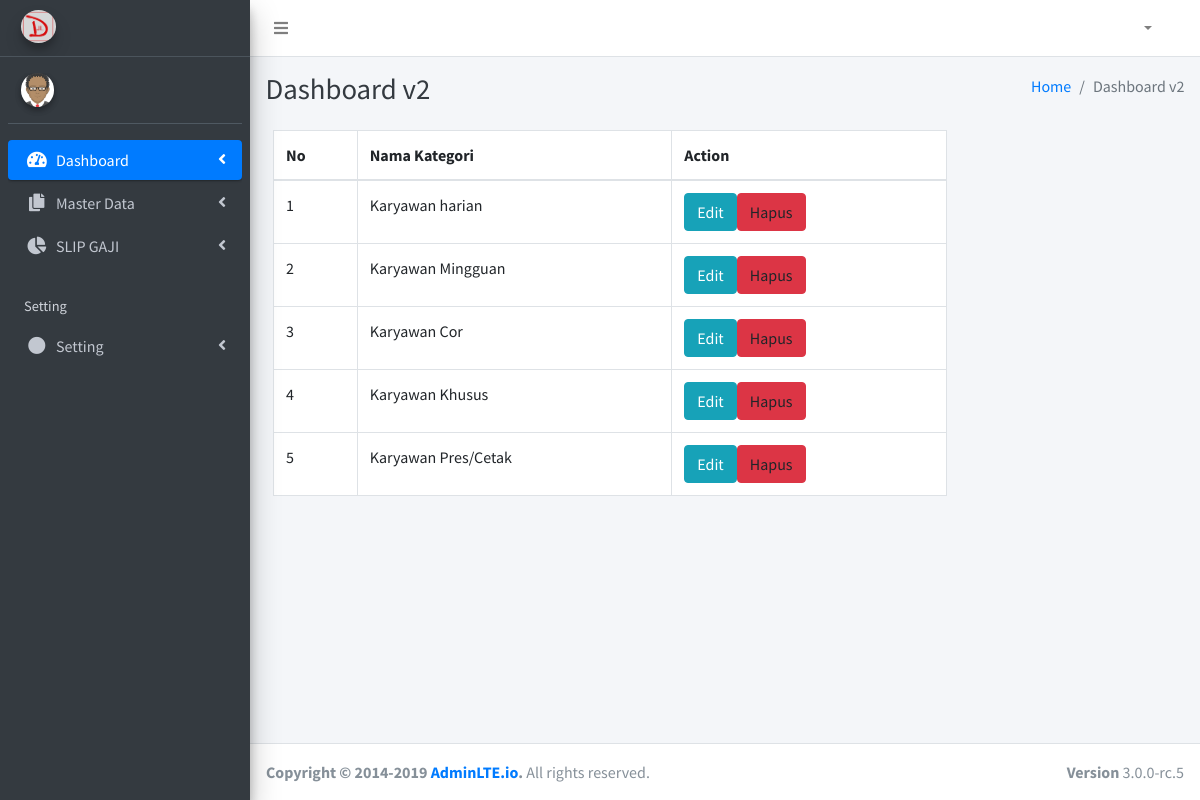
Page /index.php/kategori/view_kategori on the committed database.
### tables this page shows
CREATE TABLE `tb_kategori` (
  `id_kategori` int(11) NOT NULL,
  `nama_kategori` varchar(100) NOT NULL
);

### application/controllers/Kategori.php (called while the page is built, shortened)
<?php
class Kategori extends CI_Controller
{
	function __construct()
	{
		$this->load->model('Model_kategori');
	}
	function view_kategori(){
		$data['kategori']=$this->Model_kategori->view_kategori()->result();
		$data['content']='view_kategori';
		$this->load->view('dashboard',$data);
	}
}
?>

### index.php (called while the page is built, shortened)
<?php
require_once BASEPATH.'core/CodeIgniter.php';

### application/models/Model_kategori.php (called while the page is built, shortened)
<?php
class Model_kategori extends CI_Model
{
	function view_kategori(){
		return $this->db->get('tb_kategori');
	}
}
?>

### application/views/view_kategori.php (the view, shortened to what this page needs)
<div class="container">
<div class="col-md-9">
	<table class="table table-bordered" style="background-color:white;" id="kategori">
		<thead>
			<tr>
				<th>No</th>
				<th>Nama Kategori</th>
				<th>Action</th>
			</tr>
		</thead>
		<tbody>
			<?php $no=1; foreach ($kategori as $tampil) {
			 ?>
			<tr>
				<td><?=$no++?></td>
				<td><?=$tampil->nama_kategori?></td>
				<td><a href="<?php echo base_url('Kategori/edit_kategori/'.$tampil->id_kategori.'') ?>" class="btn btn-info">Edit</a><a class="btn btn-danger" data-toggle="modal" data-target="#modal-konfirmasi"  data-id="'.$field->id_kategori.'" >Hapus</a> </td>
			</tr>
		<?php }?>
		</tbody>
	</table>
</div>
</div>

### rows in the picture
tb_kategori: nama_kategori "Karyawan harian"
tb_kategori: nama_kategori "Karyawan Mingguan"
tb_kategori: nama_kategori "Karyawan Cor"
tb_kategori: nama_kategori "Karyawan Khusus"
tb_kategori: nama_kategori "Karyawan Pres/Cetak"
